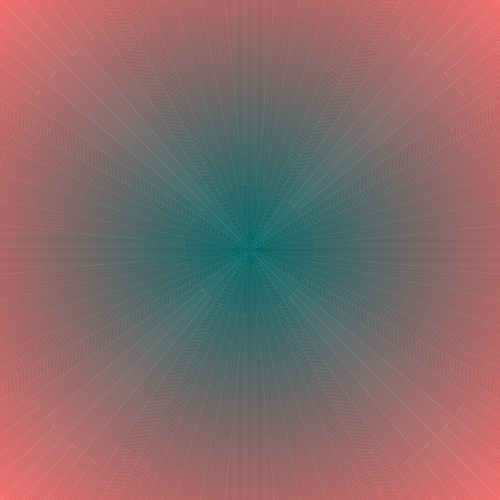
Frame 1 (no input)
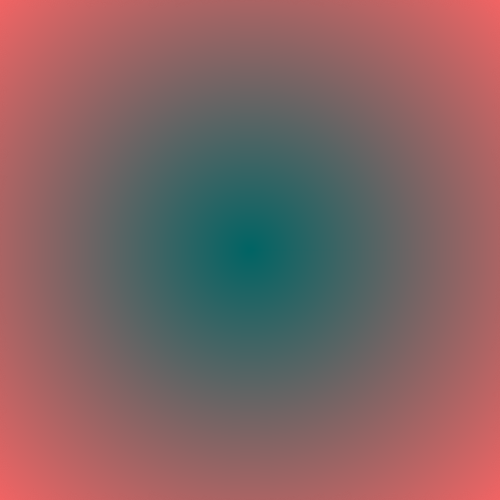
Frame 60 (no input)
Frame 120 (the mouse pressed at the canvas centre since frame 60): identical to frame 60, image omitted

The p5.js sketch that drew these frames (run headless with seeded random() and noise() and a simulated clock; from frame 60 on, the mouse is pressed at the canvas centre):

// p5.js sketch
// ── sketch.js
//This example demonstrates how to make a radial gradient with map() and for-loop
    
function setup(){
    createCanvas(500,500);
    noFill();
}
function draw(){
    for(var r=0; r < height*1.5; r++){
        var c = map(r,0,height*1.5,0,255);
        stroke(c,100,100);
        ellipse(width/2,height/2,r);
    }
}
